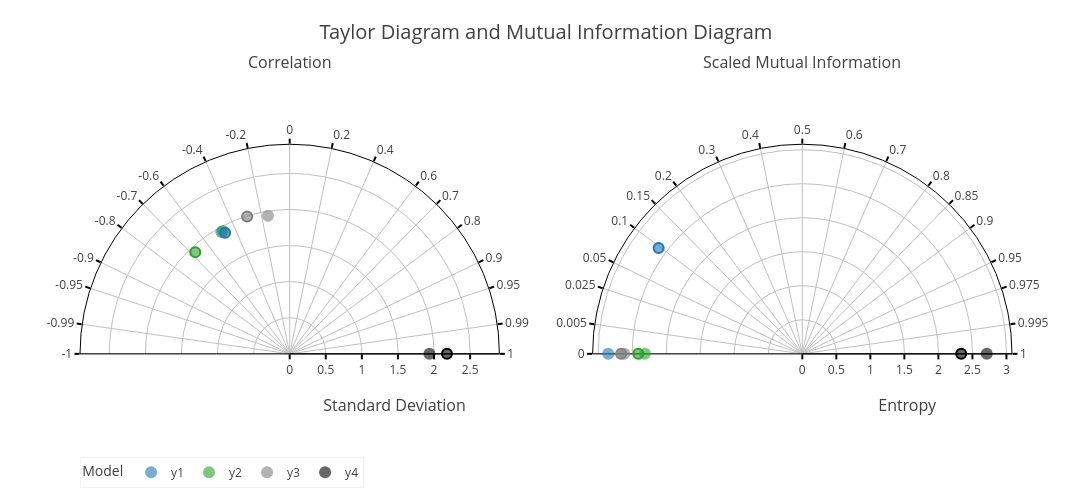

Source (notebook cell):
### Code cell
diag.chart_create_all_diagrams([df_anscombes_quartet_modified, df_anscombes_quartet_modified_with_noise], string_reference_model=string_ref_model, string_corr_method=string_corr_method, string_mid_type=string_mid_type, **dict_mi_parameters_features_continous_target_continous)

### Figure 1 — Plotly figure (JSON) as saved in the notebook; plotly's stock layout.template omitted (floating-point values rounded to 4 significant figures)
{"data": [{"customdata": [["y1", 1.937, -0.4891, 3.342], ["y1", 1.937, -0.4891, 3.342], ["y1", 1.937, -0.4891, 3.342], ["y1", 1.937, -0.4891, 3.342]], "hoverlabel": {"bgcolor": "#FFFFFF", "bordercolor": "rgba(31, 119, 180, 1)", "font": {"color": "#000000"}}, "hovertemplate": "Model: %{customdata[0]} - <b>Version 0</b><br>Standard Deviation: %{customdata[1]:.3f}<br>Correlation: %{customdata[2]:.3f}<br>Reference distance (CRMSE): %{customdata[3]:.3f}<br><extra></extra>", "legendgroup": "y1", "marker": {"color": "rgba(31, 119, 180, 0.6)", "size": 12}, "mode": "markers", "name": "y1", "r": [1.937], "showlegend": true, "subplot": "polar", "theta": [119.3], "type": "scatterpolar"}, {"customdata": [["y2", 1.937, -0.4781, 3.33], ["y2", 1.937, -0.4781, 3.33], ["y2", 1.937, -0.4781, 3.33], ["y2", 1.937, -0.4781, 3.33]], "hoverlabel": {"bgcolor": "#FFFFFF", "bordercolor": "rgba(44, 160, 44, 1)", "font": {"color": "#000000"}}, "hovertemplate": "Model: %{customdata[0]} - <b>Version 0</b><br>Standard Deviation: %{customdata[1]:.3f}<br>Correlation: %{customdata[2]:.3f}<br>Reference distance (CRMSE): %{customdata[3]:.3f}<br><extra></extra>", "legendgroup": "y2", "marker": {"color": "rgba(44, 160, 44, 0.6)", "size": 12}, "mode": "markers", "name": "y2", "r": [1.937], "showlegend": true, "subplot": "polar", "theta": [118.6], "type": "scatterpolar"}, {"customdata": [["y3", 1.936, -0.1555, 2.943], ["y3", 1.936, -0.1555, 2.943], ["y3", 1.936, -0.1555, 2.943], ["y3", 1.936, -0.1555, 2.943]], "hoverlabel": {"bgcolor": "#FFFFFF", "bordercolor": "rgba(127, 127, 127, 1)", "font": {"color": "#000000"}}, "hovertemplate": "Model: %{customdata[0]} - <b>Version 0</b><br>Standard Deviation: %{customdata[1]:.3f}<br>Correlation: %{customdata[2]:.3f}<br>Reference distance (CRMSE): %{customdata[3]:.3f}<br><extra></extra>", "legendgroup": "y3", "marker": {"color": "rgba(127, 127, 127, 0.6)", "size": 12}, "mode": "markers", "name": "y3", "r": [1.936], "showlegend": true, "subplot": "polar", "theta": [98.94], "type": "scatterpolar"}, {"customdata": [["y4", 1.936, 1, 0], ["y4", 1.936, 1, 0], ["y4", 1.936, 1, 0], ["y4", 1.936, 1, 0]], "hoverlabel": {"bgcolor": "#FFFFFF", "bordercolor": "rgba(0, 0, 0, 1)", "font": {"color": "#000000"}}, "hovertemplate": "Model: %{customdata[0]} - <b>Version 0</b><br>Standard Deviation: %{customdata[1]:.3f}<br>Correlation: %{customdata[2]:.3f}<br>Reference distance (CRMSE): %{customdata[3]:.3f}<br><extra></extra>", "legendgroup": "y4", "marker": {"color": "rgba(0, 0, 0, 0.6)", "size": 12}, "mode": "markers", "name": "y4", "r": [1.936], "showlegend": true, "subplot": "polar", "theta": [0], "type": "scatterpolar"}, {"customdata": [["y1", 1.903, -0.4706, 3.502], ["y1", 1.903, -0.4706, 3.502], ["y1", 1.903, -0.4706, 3.502], ["y1", 1.903, -0.4706, 3.502]], "hoverlabel": {"bgcolor": "#FFFFFF", "bordercolor": "rgba(31, 119, 180, 1)", "font": {"color": "#000000"}}, "hovertemplate": "Model: %{customdata[0]} - <b>Version 1</b><br>Standard Deviation: %{customdata[1]:.3f}<br>Correlation: %{customdata[2]:.3f}<br>Reference distance (CRMSE): %{customdata[3]:.3f}<br><extra></extra>", "legendgroup": "y1", "marker": {"color": "rgba(31, 119, 180, 0.6)", "line": {"color": "rgba(31, 119, 180, 1)", "width": 2}, "size": 10}, "mode": "markers", "name": "y1", "r": [1.903], "showlegend": false, "subplot": "polar", "theta": [118.1], "type": "scatterpolar"}, {"customdata": [["y2", 1.923, -0.6804, 3.761], ["y2", 1.923, -0.6804, 3.761], ["y2", 1.923, -0.6804, 3.761], ["y2", 1.923, -0.6804, 3.761]], "hoverlabel": {"bgcolor": "#FFFFFF", "bordercolor": "rgba(44, 160, 44, 1)", "font": {"color": "#000000"}}, "hovertemplate": "Model: %{customdata[0]} - <b>Version 1</b><br>Standard Deviation: %{customdata[1]:.3f}<br>Correlation: %{customdata[2]:.3f}<br>Reference distance (CRMSE): %{customdata[3]:.3f}<br><extra></extra>", "legendgroup": "y2", "marker": {"color": "rgba(44, 160, 44, 0.6)", "line": {"color": "rgba(44, 160, 44, 1)", "width": 2}, "size": 10}, "mode": "markers", "name": "y2", "r": [1.923], "showlegend": false, "subplot": "polar", "theta": [132.9], "type": "scatterpolar"}, {"customdata": [["y3", 1.991, -0.2962, 3.358], ["y3", 1.991, -0.2962, 3.358], ["y3", 1.991, -0.2962, 3.358], ["y3", 1.991, -0.2962, 3.358]], "hoverlabel": {"bgcolor": "#FFFFFF", "bordercolor": "rgba(127, 127, 127, 1)", "font": {"color": "#000000"}}, "hovertemplate": "Model: %{customdata[0]} - <b>Version 1</b><br>Standard Deviation: %{customdata[1]:.3f}<br>Correlation: %{customdata[2]:.3f}<br>Reference distance (CRMSE): %{customdata[3]:.3f}<br><extra></extra>", "legendgroup": "y3", "marker": {"color": "rgba(127, 127, 127, 0.6)", "line": {"color": "rgba(127, 127, 127, 1)", "width": 2}, "size": 10}, "mode": "markers", "name": "y3", "r": [1.991], "showlegend": false, "subplot": "polar", "theta": [107.2], "type": "scatterpolar"}, {"customdata": [["y4", 2.178, 1.0, 0], ["y4", 2.178, 1.0, 0], ["y4", 2.178, 1.0, 0], ["y4", 2.178, 1.0, 0]], "hoverlabel": {"bgcolor": "#FFFFFF", "bordercolor": "rgba(0, 0, 0, 1)", "font": {"color": "#000000"}}, "hovertemplate": "Model: %{customdata[0]} - <b>Version 1</b><br>Standard Deviation: %{customdata[1]:.3f}<br>Correlation: %{customdata[2]:.3f}<br>Reference distance (CRMSE): %{customdata[3]:.3f}<br><extra></extra>", "legendgroup": "y4", "marker": {"color": "rgba(0, 0, 0, 0.6)", "line": {"color": "rgba(0, 0, 0, 1)", "width": 2}, "size": 10}, "mode": "markers", "name": "y4", "r": [2.178], "showlegend": false, "subplot": "polar", "theta": [1.207e-06], "type": "scatterpolar"}, {"customdata": [["y1", 2.853, 0, 5.564], ["y1", 2.853, 0, 5.564], ["y1", 2.853, 0, 5.564], ["y1", 2.853, 0, 5.564]], "hoverlabel": {"bgcolor": "#FFFFFF", "bordercolor": "rgba(31, 119, 180, 1)", "font": {"color": "#000000"}}, "hovertemplate": "Model: %{customdata[0]} - <b>Version 0</b><br>Entropy: %{customdata[1]:.3f}<br>Scaled MI: %{customdata[2]:.3f}<br>Reference distance (VI): %{customdata[3]:.3f}<br><extra></extra>", "legendgroup": "y1", "marker": {"color": "rgba(31, 119, 180, 0.6)", "size": 12}, "mode": "markers", "name": "y1", "r": [2.853], "showlegend": false, "subplot": "polar2", "theta": [180], "type": "scatterpolar"}, {"customdata": [["y2", 2.312, 0, 5.023], ["y2", 2.312, 0, 5.023], ["y2", 2.312, 0, 5.023], ["y2", 2.312, 0, 5.023]], "hoverlabel": {"bgcolor": "#FFFFFF", "bordercolor": "rgba(44, 160, 44, 1)", "font": {"color": "#000000"}}, "hovertemplate": "Model: %{customdata[0]} - <b>Version 0</b><br>Entropy: %{customdata[1]:.3f}<br>Scaled MI: %{customdata[2]:.3f}<br>Reference distance (VI): %{customdata[3]:.3f}<br><extra></extra>", "legendgroup": "y2", "marker": {"color": "rgba(44, 160, 44, 0.6)", "size": 12}, "mode": "markers", "name": "y2", "r": [2.312], "showlegend": false, "subplot": "polar2", "theta": [180], "type": "scatterpolar"}, {"customdata": [["y3", 2.619, 0, 5.33], ["y3", 2.619, 0, 5.33], ["y3", 2.619, 0, 5.33], ["y3", 2.619, 0, 5.33]], "hoverlabel": {"bgcolor": "#FFFFFF", "bordercolor": "rgba(127, 127, 127, 1)", "font": {"color": "#000000"}}, "hovertemplate": "Model: %{customdata[0]} - <b>Version 0</b><br>Entropy: %{customdata[1]:.3f}<br>Scaled MI: %{customdata[2]:.3f}<br>Reference distance (VI): %{customdata[3]:.3f}<br><extra></extra>", "legendgroup": "y3", "marker": {"color": "rgba(127, 127, 127, 0.6)", "size": 12}, "mode": "markers", "name": "y3", "r": [2.619], "showlegend": false, "subplot": "polar2", "theta": [180], "type": "scatterpolar"}, {"customdata": [["y4", 2.711, 1, 0], ["y4", 2.711, 1, 0], ["y4", 2.711, 1, 0], ["y4", 2.711, 1, 0]], "hoverlabel": {"bgcolor": "#FFFFFF", "bordercolor": "rgba(0, 0, 0, 1)", "font": {"color": "#000000"}}, "hovertemplate": "Model: %{customdata[0]} - <b>Version 0</b><br>Entropy: %{customdata[1]:.3f}<br>Scaled MI: %{customdata[2]:.3f}<br>Reference distance (VI): %{customdata[3]:.3f}<br><extra></extra>", "legendgroup": "y4", "marker": {"color": "rgba(0, 0, 0, 0.6)", "size": 12}, "mode": "markers", "name": "y4", "r": [2.711], "showlegend": false, "subplot": "polar2", "theta": [0], "type": "scatterpolar"}, {"customdata": [["y1", 2.622, 0.09737, 4.711], ["y1", 2.622, 0.09737, 4.711], ["y1", 2.622, 0.09737, 4.711], ["y1", 2.622, 0.09737, 4.711]], "hoverlabel": {"bgcolor": "#FFFFFF", "bordercolor": "rgba(31, 119, 180, 1)", "font": {"color": "#000000"}}, "hovertemplate": "Model: %{customdata[0]} - <b>Version 1</b><br>Entropy: %{customdata[1]:.3f}<br>Scaled MI: %{customdata[2]:.3f}<br>Reference distance (VI): %{customdata[3]:.3f}<br><extra></extra>", "legendgroup": "y1", "marker": {"color": "rgba(31, 119, 180, 0.6)", "line": {"color": "rgba(31, 119, 180, 1)", "width": 2}, "size": 10}, "mode": "markers", "name": "y1", "r": [2.622], "showlegend": false, "subplot": "polar2", "theta": [143.6], "type": "scatterpolar"}, {"customdata": [["y2", 2.41, 0, 4.745], ["y2", 2.41, 0, 4.745], ["y2", 2.41, 0, 4.745], ["y2", 2.41, 0, 4.745]], "hoverlabel": {"bgcolor": "#FFFFFF", "bordercolor": "rgba(44, 160, 44, 1)", "font": {"color": "#000000"}}, "hovertemplate": "Model: %{customdata[0]} - <b>Version 1</b><br>Entropy: %{customdata[1]:.3f}<br>Scaled MI: %{customdata[2]:.3f}<br>Reference distance (VI): %{customdata[3]:.3f}<br><extra></extra>", "legendgroup": "y2", "marker": {"color": "rgba(44, 160, 44, 0.6)", "line": {"color": "rgba(44, 160, 44, 1)", "width": 2}, "size": 10}, "mode": "markers", "name": "y2", "r": [2.41], "showlegend": false, "subplot": "polar2", "theta": [180], "type": "scatterpolar"}, {"customdata": [["y3", 2.662, 0, 4.997], ["y3", 2.662, 0, 4.997], ["y3", 2.662, 0, 4.997], ["y3", 2.662, 0, 4.997]], "hoverlabel": {"bgcolor": "#FFFFFF", "bordercolor": "rgba(127, 127, 127, 1)", "font": {"color": "#000000"}}, "hovertemplate": "Model: %{customdata[0]} - <b>Version 1</b><br>Entropy: %{customdata[1]:.3f}<br>Scaled MI: %{customdata[2]:.3f}<br>Reference distance (VI): %{customdata[3]:.3f}<br><extra></extra>", "legendgroup": "y3", "marker": {"color": "rgba(127, 127, 127, 0.6)", "line": {"color": "rgba(127, 127, 127, 1)", "width": 2}, "size": 10}, "mode": "markers", "name": "y3", "r": [2.662], "showlegend": false, "subplot": "polar2", "theta": [180], "type": "scatterpolar"}, {"customdata": [["y4", 2.335, 1, 0], ["y4", 2.335, 1, 0], ["y4", 2.335, 1, 0], ["y4", 2.335, 1, 0]], "hoverlabel": {"bgcolor": "#FFFFFF", "bordercolor": "rgba(0, 0, 0, 1)", "font": {"color": "#000000"}}, "hovertemplate": "Model: %{customdata[0]} - <b>Version 1</b><br>Entropy: %{customdata[1]:.3f}<br>Scaled MI: %{customdata[2]:.3f}<br>Reference distance (VI): %{customdata[3]:.3f}<br><extra></extra>", "legendgroup": "y4", "marker": {"color": "rgba(0, 0, 0, 0.6)", "line": {"color": "rgba(0, 0, 0, 1)", "width": 2}, "size": 10}, "mode": "markers", "name": "y4", "r": [2.335], "showlegend": false, "subplot": "polar2", "theta": [0], "type": "scatterpolar"}], "layout": {"annotations": [{"font": {"color": "#404040", "size": 16}, "showarrow": false, "text": "Correlation", "x": 0.225, "xanchor": "center", "xref": "paper", "y": 1, "yanchor": "bottom", "yref": "paper", "yshift": 25}, {"font": {"color": "#404040", "size": 16}, "showarrow": false, "text": "Scaled Mutual Information", "x": 0.775, "xanchor": "center", "xref": "paper", "y": 1, "yanchor": "bottom", "yref": "paper", "yshift": 25}], "height": 500, "legend": {"bgcolor": "#FFFFFF", "bordercolor": "#C0C0C0", "borderwidth": 0.2, "font": {"color": "#404040"}, "orientation": "h", "title": {"text": "Model"}, "x": 0, "y": -0.2}, "polar": {"angularaxis": {"direction": "counterclockwise", "gridcolor": "#C0C0C0", "griddash": "solid", "layer": "below traces", "linecolor": "#000000", "showline": true, "tickcolor": "#000000", "tickfont": {"color": "#404040"}, "ticks": "outside", "ticktext": [-1.0, -0.99, -0.95, -0.9, -0.8, -0.7, -0.6, -0.4, -0.2, 0.0, 0.2, 0.4, 0.6, 0.7, 0.8, 0.9, 0.95, 0.99, 1.0], "tickvals": [180.0, 171.9, 161.8, 154.2, 143.1, 134.4, 126.9, 113.6, 101.5, 90.0, 78.46, 66.42, 53.13, 45.57, 36.87, 25.84, 18.19, 8.11, 0.0], "tickwidth": 2}, "bgcolor": "#FFFFFF", "domain": {"x": [0, 0.45], "y": [0, 1]}, "radialaxis": {"gridcolor": "#C0C0C0", "griddash": "solid", "layer": "below traces", "linecolor": "#000000", "range": [0, 2.906], "showline": true, "tickcolor": "#000000", "tickfont": {"color": "#404040"}, "ticks": "outside", "tickwidth": 2, "title": {"font": {"color": "#404040", "size": 16}, "text": "<br>Standard Deviation"}}, "sector": [0, 180]}, "polar2": {"angularaxis": {"direction": "counterclockwise", "gridcolor": "#C0C0C0", "griddash": "solid", "layer": "below traces", "linecolor": "#000000", "showline": true, "tickcolor": "#000000", "tickfont": {"color": "#404040"}, "ticks": "outside", "ticktext": [0.0, 0.005, 0.025, 0.05, 0.1, 0.15, 0.2, 0.3, 0.4, 0.5, 0.6, 0.7, 0.8, 0.85, 0.9, 0.95, 0.975, 0.995, 1.0], "tickvals": [180.0, 171.9, 161.8, 154.2, 143.1, 134.4, 126.9, 113.6, 101.5, 90.0, 78.46, 66.42, 53.13, 45.57, 36.87, 25.84, 18.19, 8.11, 0.0], "tickwidth": 2}, "bgcolor": "#FFFFFF", "domain": {"x": [0.55, 1], "y": [0, 1]}, "radialaxis": {"gridcolor": "#C0C0C0", "griddash": "solid", "layer": "below traces", "linecolor": "#000000", "range": [0, 3.082], "showline": true, "tickcolor": "#000000", "tickfont": {"color": "#404040"}, "ticks": "outside", "tickwidth": 2, "title": {"font": {"color": "#404040", "size": 16}, "text": "<br>Entropy"}}, "sector": [0, 180]}, "showlegend": true, "title": {"font": {"color": "#404040", "size": 20}, "text": "Taylor Diagram and Mutual Information Diagram", "x": 0.5, "xanchor": "center", "y": 0.95, "yanchor": "top"}, "width": 1400}}
